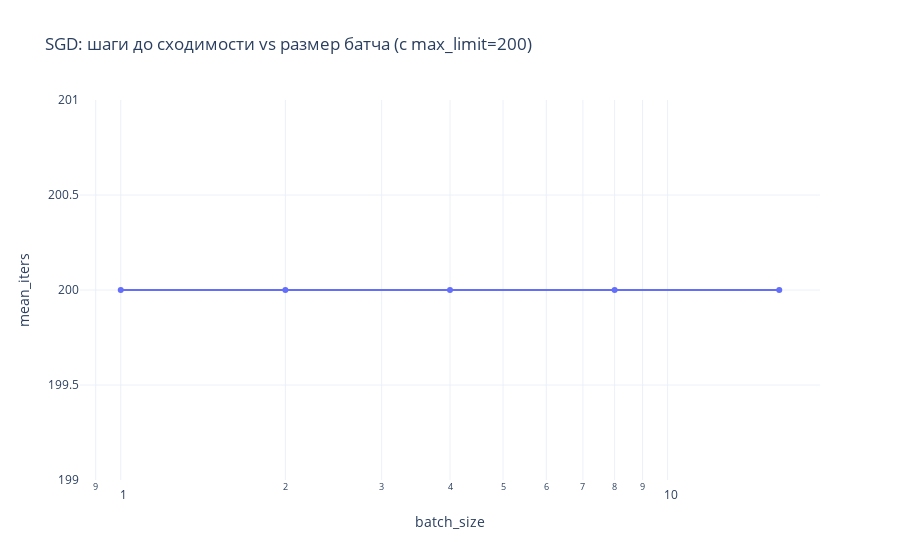
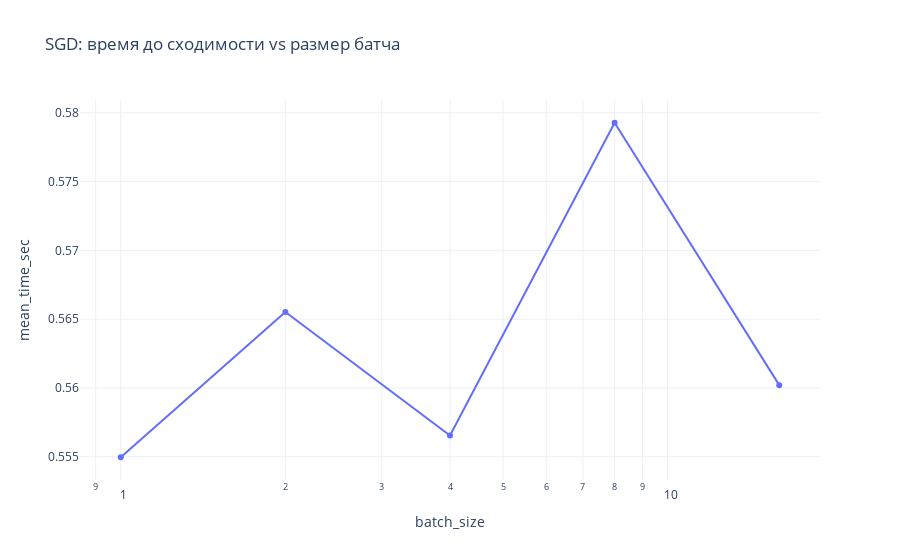

Source (notebook cell) for these figures, in order:
### Code cell
import plotly.express as px
fig1 = px.line(res_df, x='batch_size', y='mean_iters', markers=True, log_x=True, title='SGD: шаги до сходимости vs размер батча (с max_limit=200)')
fig2 = px.line(res_df, x='batch_size', y='mean_time_sec', markers=True, log_x=True, title='SGD: время до сходимости vs размер батча')
fig1.update_layout(template='plotly_white')
fig2.update_layout(template='plotly_white')

fig1.show()
fig2.show()

### Figure 1 — Plotly figure (JSON) as saved in the notebook; plotly's stock layout.template omitted (floating-point values rounded to 4 significant figures)
{"data": [{"hovertemplate": "batch_size=%{x}<br>mean_iters=%{y}<extra></extra>", "legendgroup": "", "line": {"color": "#636efa", "dash": "solid"}, "marker": {"symbol": "circle"}, "mode": "lines+markers", "name": "", "orientation": "v", "showlegend": false, "x": [1, 2, 4, 8, 16], "xaxis": "x", "y": [200.0, 200.0, 200.0, 200.0, 200.0], "yaxis": "y", "type": "scatter"}], "layout": {"xaxis": {"anchor": "y", "domain": [0.0, 1.0], "title": {"text": "batch_size"}, "type": "log"}, "yaxis": {"anchor": "x", "domain": [0.0, 1.0], "title": {"text": "mean_iters"}}, "legend": {"tracegroupgap": 0}, "title": {"text": "SGD: шаги до сходимости vs размер батча (с max_limit=200)"}}}

### Figure 2 — Plotly figure (JSON) as saved in the notebook; plotly's stock layout.template omitted (floating-point values rounded to 4 significant figures)
{"data": [{"hovertemplate": "batch_size=%{x}<br>mean_time_sec=%{y}<extra></extra>", "legendgroup": "", "line": {"color": "#636efa", "dash": "solid"}, "marker": {"symbol": "circle"}, "mode": "lines+markers", "name": "", "orientation": "v", "showlegend": false, "x": [1, 2, 4, 8, 16], "xaxis": "x", "y": [0.555, 0.5655, 0.5565, 0.5793, 0.5602], "yaxis": "y", "type": "scatter"}], "layout": {"xaxis": {"anchor": "y", "domain": [0.0, 1.0], "title": {"text": "batch_size"}, "type": "log"}, "yaxis": {"anchor": "x", "domain": [0.0, 1.0], "title": {"text": "mean_time_sec"}}, "legend": {"tracegroupgap": 0}, "title": {"text": "SGD: время до сходимости vs размер батча"}}}
